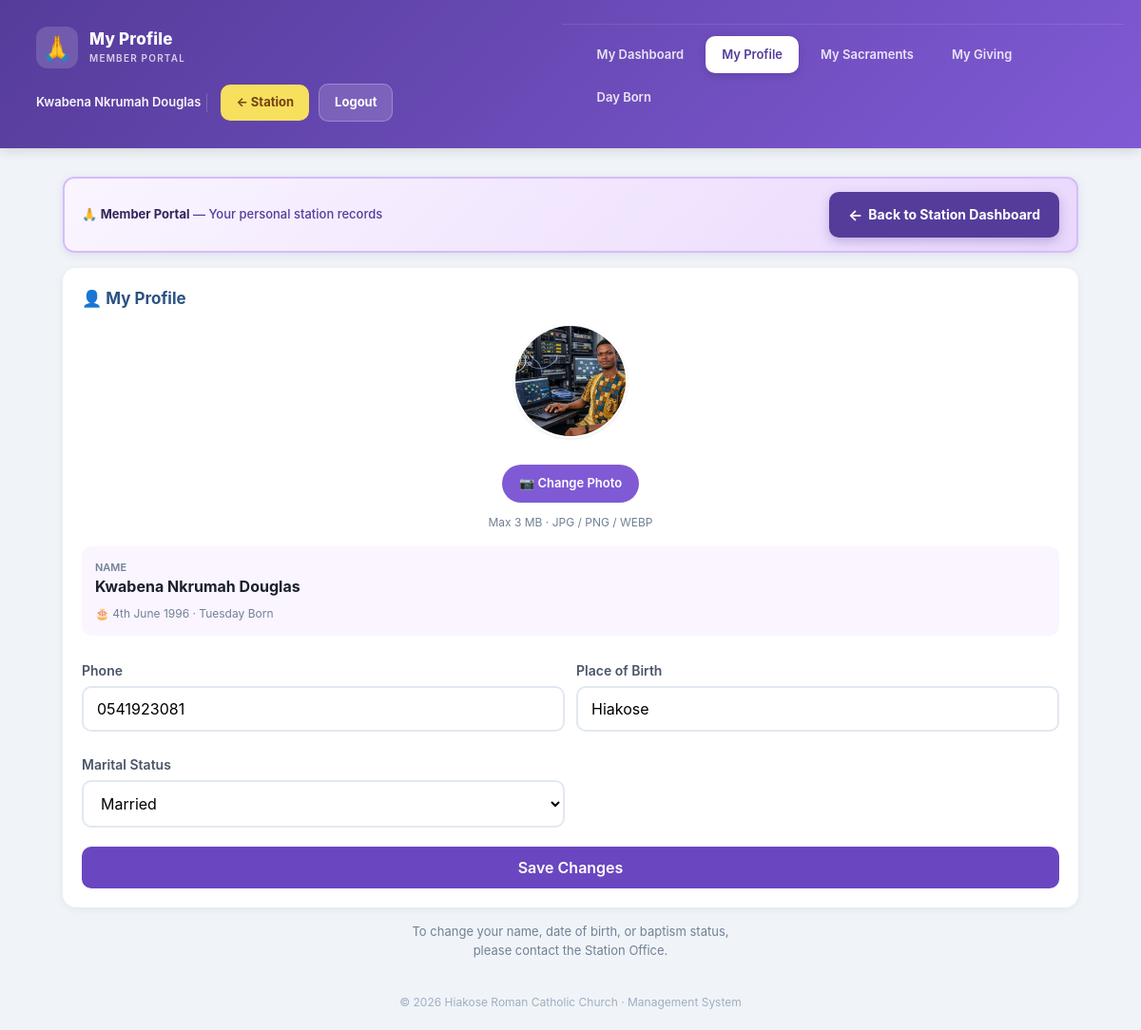
Screenshot of /member/my_profile.php (signed in) with the database file from the repository.
### tables this page shows
CREATE TABLE `members` (
  `id` int(11) NOT NULL AUTO_INCREMENT,
  `full_name` varchar(150) NOT NULL,
  `photo` varchar(255) DEFAULT NULL,
  `gender` enum('Male','Female') DEFAULT NULL,
  `dob` date DEFAULT NULL,
  `birth_year` smallint(6) DEFAULT NULL,
  `approx_age` tinyint(4) DEFAULT NULL,
  `dob_known` enum('full','year','age','unknown') DEFAULT 'full',
  `place_of_birth` varchar(150) DEFAULT NULL,
  `phone` varchar(30) DEFAULT NULL,
  `marital_status` enum('Single','Married','Widowed','Divorced') DEFAULT NULL,
  `baptism` enum('Baptized Catholic','Not Baptized','Other Denomination') DEFAULT NULL,
  `day_born` varchar(15) DEFAULT NULL,
  `created_at` timestamp NOT NULL DEFAULT current_timestamp(),
  PRIMARY KEY (`id`)
);

CREATE TABLE `settings` (
  `id` int(11) NOT NULL DEFAULT 1,
  `church_name` varchar(150) DEFAULT 'Roman Catholic Church',
  `currency` varchar(10) DEFAULT 'GH₵',
  `timezone` varchar(60) DEFAULT 'Africa/Accra',
  `default_currency_code` varchar(10) DEFAULT 'GHS',
  PRIMARY KEY (`id`)
);

### includes/auth.php (called while the page is built, shortened)
<?php
require_once __DIR__ . '/../config/database.php';
function currentUser() { return $_SESSION['user'] ?? null; }
function myMember(PDO $pdo): ?array {
    $u = currentUser();
    $stmt = $pdo->prepare("SELECT * FROM members WHERE id = ?");
    $stmt->execute([$u['member_id']]);
    return $stmt->fetch() ?: null;
}

### config/database.php (called while the page is built, shortened)
<?php
$DB_HOST = 'localhost';
$DB_NAME = 'church_db';
$DB_USER = 'root';
$DB_PASS = '';
try {
    $pdo = new PDO(
        "mysql:host=$DB_HOST;dbname=$DB_NAME;charset=utf8mb4",
        $DB_USER,
        $DB_PASS,
        [
            PDO::ATTR_ERRMODE            => PDO::ERRMODE_EXCEPTION,
            PDO::ATTR_DEFAULT_FETCH_MODE => PDO::FETCH_ASSOC,
            PDO::ATTR_EMULATE_PREPARES   => false,
        ]
    );
} catch (PDOException $e) {
    die("Database connection failed: " . $e->getMessage());
}
$settings = $pdo->query("SELECT * FROM settings WHERE id=1")->fetch();
require_once __DIR__ . '/../includes/functions.php';

### member/my_profile.php (the view, shortened to what this page needs)
<?php
require_once __DIR__ . '/../includes/auth.php';
$member = myMember($pdo);
require_once __DIR__ . '/_layout.php';
?>
<div class="card">
  <h3>👤 My Profile</h3>
  <form method="post" enctype="multipart/form-data">
    <div style="text-align:center;margin-bottom:16px;">
      <?= memberAvatar($member, 120) ?>
      <div style="margin-top:10px;">
        <label class="photo-label" for="photoInput"
               style="display:inline-block;padding:10px 18px;background:#805ad5;
                      color:#fff;border-radius:999px;font-size:13px;font-weight:600;
                      cursor:pointer;">
          📷 Change Photo
        </label>
      </div>
      <div style="font-size:12px;color:#718096;margin-top:6px;">
        Max 3 MB · JPG / PNG / WEBP
      </div>
    </div>
    <div style="background:#faf5ff;padding:14px;border-radius:10px;margin-bottom:14px;">
      <div style="font-size:11px;color:#718096;text-transform:uppercase;font-weight:600;">
        Name
      </div>
      <div style="font-weight:700;font-size:16px;"><?= e($member['full_name']) ?></div>
      <div style="font-size:12px;color:#718096;margin-top:8px;">
        🎂 <?= e(displayDob($member)) ?>
        · <?= e($member['day_born'] ? $member['day_born'] . ' Born' : '—') ?>
      </div>
    </div>
    <div class="grid grid-2">
      <div><label>Phone</label>
        <input name="phone" type="tel" value="<?= e($member['phone'] ?? '') ?>"></div>
      <div><label>Place of Birth</label>
        <input name="place_of_birth" value="<?= e($member['place_of_birth'] ?? '') ?>"></div>
      <div><label>Marital Status</label>
        <select name="marital_status">
          <?php foreach (['Single','Married','Widowed','Divorced'] as $s): ?>
            <option <?= ($member['marital_status'] ?? '') === $s ? 'selected' : '' ?>>
              <?= $s ?>
            </option>
          <?php endforeach; ?>
        </select></div>
    </div>
    <button class="btn-primary" name="update" value="1">Save Changes</button>
  </form>
</div>
<p style="text-align:center;color:#718096;font-size:13px;">
  To change your name, date of birth, or baptism status,<br>
  please contact the Station Office.
</p>
<?php include __DIR__ . '/../includes/footer.php'; ?>

### member/_layout.php (shortened to what this page needs)
<?php
require_once __DIR__ . '/../includes/auth.php';
$u = currentUser();
$MEM_MENU = [
    'My Dashboard'  => 'index.php',
    'My Profile'    => 'my_profile.php',
    'My Sacraments' => 'my_sacraments.php',
    'My Giving'     => 'my_giving.php',
    'Day Born'      => 'my_dayborn.php',
];
$current   = basename($_SERVER['PHP_SELF']);
$pageTitle = array_search($current, $MEM_MENU) ?: 'My Dashboard';
?>
<!DOCTYPE html>
<html lang="en">
<head>
<link rel="stylesheet" href="../assets/css/style.css">
</head>
<body>
<header class="mem-header">
  <div class="mem-top">
    <div class="mem-brand">
      <div class="mem-icon">🙏</div>
      <div class="mem-titles">
        <h2 class="mem-title"><?= e($pageTitle) ?></h2>
        <div class="mem-sub">Member Portal</div>
      </div>
    </div>
    <div class="mem-user">
      <span class="user-name"><?= e($u['name']) ?></span>
      <a class="btn-station" href="index.php">← Station</a>
      <a class="btn-logout" href="../logout.php">Logout</a>
    </div>
  </div>
  <nav class="mem-nav">
    <?php foreach ($MEM_MENU as $label => $url): ?>
      <a class="<?= $current === $url ? 'active' : '' ?>" href="<?= $url ?>">
        <?= e($label) ?>
      </a>
    <?php endforeach; ?>
  </nav>
</header>
<main>
<div class="mem-back-bar">
  <div class="txt">
    🙏 <strong>Member Portal</strong> — Your personal station records
  </div>
  <a href="index.php">
    <span style="font-size:16px;">←</span> Back to Station Dashboard
  </a>
</div>

### includes/functions.php (shortened to what this page needs)
<?php
function e($s) { return htmlspecialchars($s ?? '', ENT_QUOTES, 'UTF-8'); }
    ?>
    <?php
function memberPhoto(?array $member): ?string {
    $diskPath = __DIR__ . '/../uploads/members/' . $member['photo'];
    $docRoot = str_replace('\\', '/', realpath($_SERVER['DOCUMENT_ROOT'] ?? ''));
    $real    = str_replace('\\', '/', realpath($diskPath));
    $rel = substr($real, strlen($docRoot));
    return ($rel !== false && $rel !== '') ? $rel : null;
}
function memberAvatar(?array $member, int $size = 44): string {
    $name    = $member['full_name'] ?? '?';
    $initial = strtoupper(substr($name, 0, 1));
    $photo   = memberPhoto($member);
    $style = "width:{$size}px;height:{$size}px;border-radius:50%;flex-shrink:0;";
    if ($photo) {
        return '<img src="' . e($photo) . '" alt="' . e($name) . '" '
             . 'style="' . $style . 'object-fit:cover;border:2px solid #fff;'
             . 'box-shadow:0 1px 3px rgba(0,0,0,0.1);">';
    }
    return '<div class="avatar" style="' . $style
         . 'background:#6b46c1;color:#fff;display:flex;align-items:center;'
         . 'justify-content:center;font-weight:700;font-size:' . ($size * 0.42) . 'px;">'
         . e($initial) . '</div>';
}
function displayDob(?array $member): string {
    if (!empty($member['dob'])) {
        return 'date'('jS F Y', 'strtotime'($member['dob']));
    }
    return 'Not known';
}

### includes/footer.php (shortened to what this page needs)
</main>
<footer>
  © <?= 'date'('Y') ?> <?= e($settings['church_name'] ?? 'Church') ?> · Management System
</footer>
</body>
</html>

### assets/css/style.css (style rules this page uses)
* { box-sizing: border-box; margin: 0; padding: 0; -webkit-tap-highlight-color: transparent; }
body { font-family: -apple-system, BlinkMacSystemFont, "Segoe UI", Roboto, sans-serif; background: #f0f4f8; color: #1a202c; font-size: 16px; line-height: 1.5; }
a { text-decoration: none; }
label { display: block; font-size: 14px; font-weight: 600; color: #4a5568; margin: 12px 0 6px; }
input, select, textarea { width: 100%; padding: 12px 14px; font-size: 16px; border: 2px solid #e2e8f0; border-radius: 10px; background: #fff; outline: none; transition: border .2s; font-family: inherit; }
button, .btn-sm { font-family: inherit; font-size: 16px; font-weight: 600; cursor: pointer; border: none; border-radius: 10px; padding: 12px 18px; transition: transform .1s, opacity .2s; display: inline-block; }
.btn-primary { background: #6b46c1; color: #fff; width: 100%; margin-top: 20px; }
header { background: #2c5282; color: #fff; padding: 14px 18px; display: flex; justify-content: space-between; align-items: center; position: sticky; top: 0; z-index: 50; box-shadow: 0 2px 8px rgba(0,0,0,0.15); }
header h2 { font-size: 17px; font-weight: 600; }
main { padding: 16px; max-width: 1100px; margin: 0 auto; }
.card { background: #fff; border-radius: 14px; padding: 20px; box-shadow: 0 2px 8px rgba(0,0,0,0.06); margin-bottom: 16px; }
.card h3 { font-size: 17px; color: #2c5282; margin-bottom: 14px; }
.grid { display: grid; gap: 12px; grid-template-columns: 1fr; }
@media (min-width: 600px) { .grid-2 { grid-template-columns: 1fr 1fr; } }
footer { text-align: center; padding: 20px; color: #a0aec0; font-size: 12px; }

### member/_layout.php (style rules this page uses)
.mem-header { background: linear-gradient(135deg, #553c9a 0%, #805ad5 100%); color: #fff; position: sticky; top: 0; z-index: 100; box-shadow: 0 2px 12px rgba(0,0,0,0.15); }
.mem-top { display: flex; justify-content: space-between; align-items: center; padding: 14px 20px; gap: 16px; flex-wrap: wrap; }
.mem-brand { display: flex; align-items: center; gap: 12px; }
.mem-brand .mem-icon { font-size: 26px; width: 44px; height: 44px; display: flex; align-items: center; justify-content: center; background: rgba(255,255,255,0.15); border-radius: 12px; flex-shrink: 0; }
.mem-brand .mem-titles { display: flex; flex-direction: column; gap: 2px; }
.mem-brand .mem-title { font-size: 17px; font-weight: 800; letter-spacing: 0.2px; line-height: 1.2; margin: 0; }
.mem-brand .mem-sub { font-size: 10px; letter-spacing: 1.2px; text-transform: uppercase; opacity: 0.75; font-weight: 600; }
.mem-user { display: flex; align-items: center; gap: 10px; flex-wrap: wrap; }
.mem-user .user-name { font-size: 13px; font-weight: 600; opacity: 0.95; padding-right: 6px; border-right: 1px solid rgba(255,255,255,0.2); margin-right: 4px; }
.mem-user .btn-station, .mem-user .btn-logout { padding: 9px 16px; border-radius: 10px; text-decoration: none; font-size: 13px; font-weight: 700; white-space: nowrap; transition: all 0.15s ease; display: inline-flex; align-items: center; gap: 6px; }
.mem-user .btn-station { background: #f6e05e; color: #744210; }
.mem-user .btn-logout { background: rgba(255,255,255,0.15); color: #fff; border: 1px solid rgba(255,255,255,0.25); }
.mem-nav { display: flex; flex-wrap: wrap; gap: 6px; padding: 12px 20px; border-top: 1px solid rgba(255,255,255,0.1); margin-top: 4px; }
.mem-nav a { flex-shrink: 0; padding: 9px 16px; font-size: 13px; font-weight: 600; color: rgba(255,255,255,0.85); text-decoration: none; border-radius: 10px; white-space: nowrap; transition: all 0.15s ease; border: 1px solid transparent; }
.mem-nav a.active { background: #fff; color: #553c9a; box-shadow: 0 2px 8px rgba(0,0,0,0.15); }
.mem-back-bar { background: linear-gradient(135deg, #faf5ff 0%, #e9d8fd 100%); border-radius: 12px; padding: 14px 18px; margin: 14px 0 16px; box-shadow: 0 2px 10px rgba(85,60,154,0.12); border: 2px solid #d6bcfa; display: flex; justify-content: space-between; align-items: center; gap: 12px; flex-wrap: wrap; }
.mem-back-bar .txt { font-size: 13px; color: #553c9a; font-weight: 500; }
.mem-back-bar .txt strong { color: #322659; font-weight: 700; }
.mem-back-bar a { padding: 12px 20px; font-size: 14px; font-weight: 700; text-decoration: none; border-radius: 10px; background: #553c9a; color: #fff; white-space: nowrap; display: inline-flex; align-items: center; gap: 6px; box-shadow: 0 4px 12px rgba(85,60,154,0.3); transition: all 0.15s ease; }

### rows the page displays
members: full_name "Kwabena Nkrumah Douglas", photo (picture), dob "4th June 1996", day_born "Tuesday Born", phone "0541923081", place_of_birth "Hiakose", marital_status "Married"
settings: church_name "Hiakose Roman Catholic Church"

### other values shown
$pageTitle "My Profile"
$label "My Dashboard"
$label "My Profile"
$label "My Sacraments"
$label "My Giving"
$label "Day Born"
